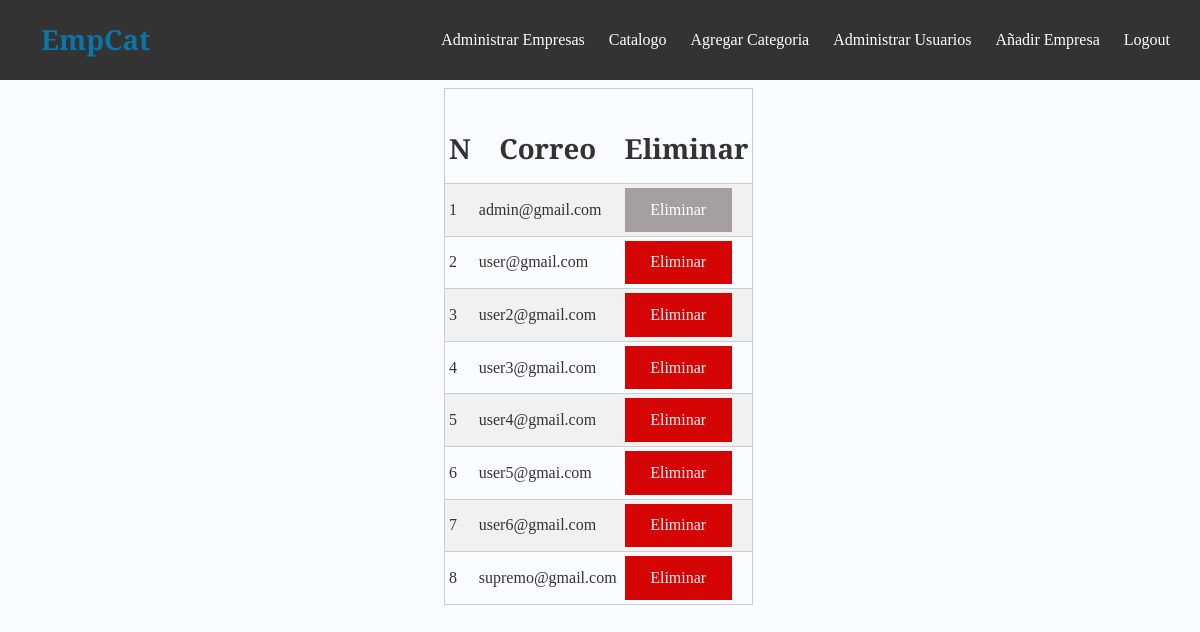
The app's page /mediumx/?url=user&action=view (signed in) with its own data.
### tables this page shows
CREATE TABLE `tbl_usuarios` (
  `id_usuario` int(11) NOT NULL AUTO_INCREMENT,
  `nombres` varchar(150) DEFAULT NULL,
  `apellidos` varchar(150) DEFAULT NULL,
  `correo_electronico` varchar(150) DEFAULT NULL,
  `contraseña` varchar(150) DEFAULT NULL,
  `eliminado` varchar(1) DEFAULT 'N',
  `id_rol` int(11) DEFAULT '2',
  PRIMARY KEY (`id_usuario`)
);

### mediumx/helper/Autoload.php (called while the page is built, shortened)
<?php
class Autoload
{
    public function __construct(){
        spl_autoload_register(function ($class_name){
            $models_path = './models/'.$class_name.'.php';
            $controller_path = './controller/'.$class_name.'.php';
            $helper_path = './helper/'.$class_name.'.php';
        });
    }
}

### mediumx/helper/Validate.php (called while the page is built, shortened)
<?php
class Validate
{
    public static function getData($name){
        return  isset($_GET[$name])? trim($_GET[$name]):null;
    }
}

### mediumx/index.php (called while the page is built, shortened)
<?php
include "helper/Autoload.php";
$router = new Router();

### mediumx/models/user.php (called while the page is built, shortened)
<?php
class user extends Model
{
    public function __construct(){
        $this->db_name="catalogo";
    }
    public  function get($id=''){
        $this->query=($id=='')? "SELECT * FROM tbl_usuarios": "SELECT * FROM tbl_usuarios where id_usuario = $id AND eliminado='N' ";
        $this->get_query();
        return $this->rows;
    }
}

### mediumx/models/Model.php (called while the page is built, shortened)
<?php
abstract class Model
{
   private static  $db_host="localhost";
   private static  $db_user="root";
   private static  $db_pass="admin";
   private static  $db_port="3306";
   private static  $db_charset="utf8mb4";
   protected $db_name="";
   private $conn;
   protected $query ;
   protected $rows =array();
   private function db_open(){
       $this->conn =new  mysqli(self::$db_host,self::$db_user,self::$db_pass, $this->db_name,self::$db_port);
       $this->conn->set_charset(self::$db_charset);
   }
    protected function get_query(){
        $result = $this->conn->query($this->query);
        while($this->rows[] =$result->fetch_assoc());
        array_pop($this->rows);
        return $this->rows;
    }
}

### mediumx/views/user.php (the view)
<div class="contenedor">
<div class="form" enctype="multipart/form-data">
        <table>
            <thead>
                <tr>
                    <th><h2>N</h2></th>
                    <th><h2>Correo</h2></th>
                    <th><h2>Eliminar</h2></th>
                </tr>
            </thead>
            <tbody>
                <?php foreach ($datos as $key => $users):?>
                    <tr>
                        <td><?= $key+1 ?></td>
                        <td><?= $users['correo_electronico']; ?></td>
                <?php if($users['id_rol']!=1): ?>
                        <td> <a href="?url=user&action=delete&id=<?= $users['id_usuario']?>" class="btn">Eliminar</a> </td>
                    <?php endif ?>
                    <?php if($users['id_rol']==1): ?>
                        <td> <a href="" class="btn btn-a">Eliminar</a> </td>
                    <?php endif ?>
                    </tr>
                <?php endforeach ?>
            </tbody>
        </table>
    </div>
</div>
</body>
</html>

### mediumx/helper/Router.php
<?php
class Router
{
    public function __construct(){
        if(!isset($_GET['url']) || empty($_GET['url'])){
            $home = new HomeController();
        }
        else{
            $controller_name = ucwords($_GET['url']).'Controller';
            if(class_exists($controller_name)){
                $ClassController = new $controller_name;
            }else{
                View::load('404');
            }
        }
    }
}

### mediumx/controller/UserController.php (shortened to what this page needs)
<?php
class UserController{
    public function __construct(){
        $action = Validate::getData('action');
        if($action=='view'){
            self::view();
        }
        elseif ($action=='delete') {
           self::delete();
        }
    }
    public static function view(){
        $user = new user();
            $datosUser = $user->get();
            $datos = array('datos' => $datosUser);
            $datosHeader = array('title'=>'Users');
         View::load('header',$datosHeader);
         View::load('user',$datos);
        }
    }
        ?>

### mediumx/helper/View.php (shortened to what this page needs)
<?php
class View{
    public static function load($view_name,$array = array()){
        $view_path = "views/$view_name.php";
        if(file_exists($view_path)){
            include($view_path);
        }else{
            echo "la carga de la vista $view_name a fracasado";
        }
    }
}

### mediumx/views/header.php (shortened to what this page needs)
    <link rel="stylesheet" href="public/css/main.css">
<body>
<div class="container p4">
<header id="main-header">
		<a id="logo-header" href="index.php">
			<center><h2> <span class="site-name" >EmpCat</span></h2> </center>
		</a>
        <nav>
			<ul>
            <?php if(isset($_SESSION['user']['id_rol']) && $_SESSION ['user']['id_rol'] == 1):?>
				<li><a href="?url=empresa&action=view">Administrar Empresas</a></li>
				<li><a href="?url=catalogo">Catalogo</a></li>
				<li><a href="?url=categoria">Agregar Categoria</a></li>
                <li><a href="?url=user&action=view">Administrar Usuarios</a></li>
				<li><a href="?url=publication">Añadir Empresa</a></li>
                <li><a href="?url=logout">Logout</a></li>
		<?php endif ?>
			</ul>
        </nav>
</header>
</div>

### mediumx/public/css/base.css (style rules this page uses)
*, *::before, *::after { box-sizing: border-box; }
html,body { width: 100%; height: 100%; }
body { margin: 0; overflow-x: hidden; background: #fafdff; }
a { text-decoration: none; color : #007bdf; }

### mediumx/public/css/layout.css (style rules this page uses)
.container { width: 100%; max-width: 1024px; margin: 0 auto; }
.p4 { padding: 4px; }

### mediumx/public/css/button.css (style rules this page uses)
.btn { padding: .8em 1.6em; text-decoration: none; border: none; display: inline-block; cursor: pointer; transition: all 0.2s ease-in-out; background: rgb(214, 5, 5); color: rgb(248, 241, 241); }
.btn-a { padding: .8em 1.6em; text-decoration: none; border: none; display: inline-block; cursor: pointer; transition: all 0.2s ease-in-out; background: rgb(165, 160, 160); color: rgb(255, 255, 255); }

### mediumx/public/css/table.css (style rules this page uses)
table { max-width: 100%; display: inline-block; border: 1px solid #ccc; border-collapse: collapse; overflow-x:auto; margin-left: 37%; }
td,th { padding:4px; }
thead th { border-bottom: 1px solid #ccc; }
tbody tr:nth-child(2n+1) { background: #f1f1f1; }
tbody tr:not(:last-child) { border-bottom: 1px solid #ccc; }

### mediumx/views/header.php (style rules this page uses)
body { margin: 0; padding: 0; font-family: Helvetica, Arial, sans-serif; color: #666; background: #f2f2f2; font-size: 1em; line-height: 1.5em; }
#main-header { background: #333; color: white; height: 80px; }
#main-header a { color: white; }
#logo-header { margin-top:-2%; float: left; padding: 15px 0 0 20px; text-decoration: none; }
#logo-header .site-name { margin-top:-0.2cm; display: block; height:1.4cm; width: 4cm; font-weight: 700 }
nav { float: right; }
nav ul { margin: 0; padding: 0; list-style: none; padding-right: 20px; }
nav ul li { display: inline-block; line-height: 80px; }
nav ul li a { display: block; padding: 0 10px; text-decoration: none; }
#main-header { background: #333; color: white; height: 80px; width: 100%; left: 0; top: 0; position: fixed; z-index:1000; }
body { margin: 0; padding: 0; font-family: Helvetica, Arial, sans-serif; color: #666; background: #f2f2f2; font-size: 1em; line-height: 1.5em; padding-top: 80px; }

### records on screen
tbl_usuarios: correo_electronico "admin@gmail.com", shows "Eliminar"
tbl_usuarios: correo_electronico "user@gmail.com"
tbl_usuarios: correo_electronico "user2@gmail.com"
tbl_usuarios: correo_electronico "user3@gmail.com"
tbl_usuarios: correo_electronico "user4@gmail.com"
tbl_usuarios: correo_electronico "user5@gmai.com"
tbl_usuarios: correo_electronico "user6@gmail.com"
tbl_usuarios: correo_electronico "supremo@gmail.com"
